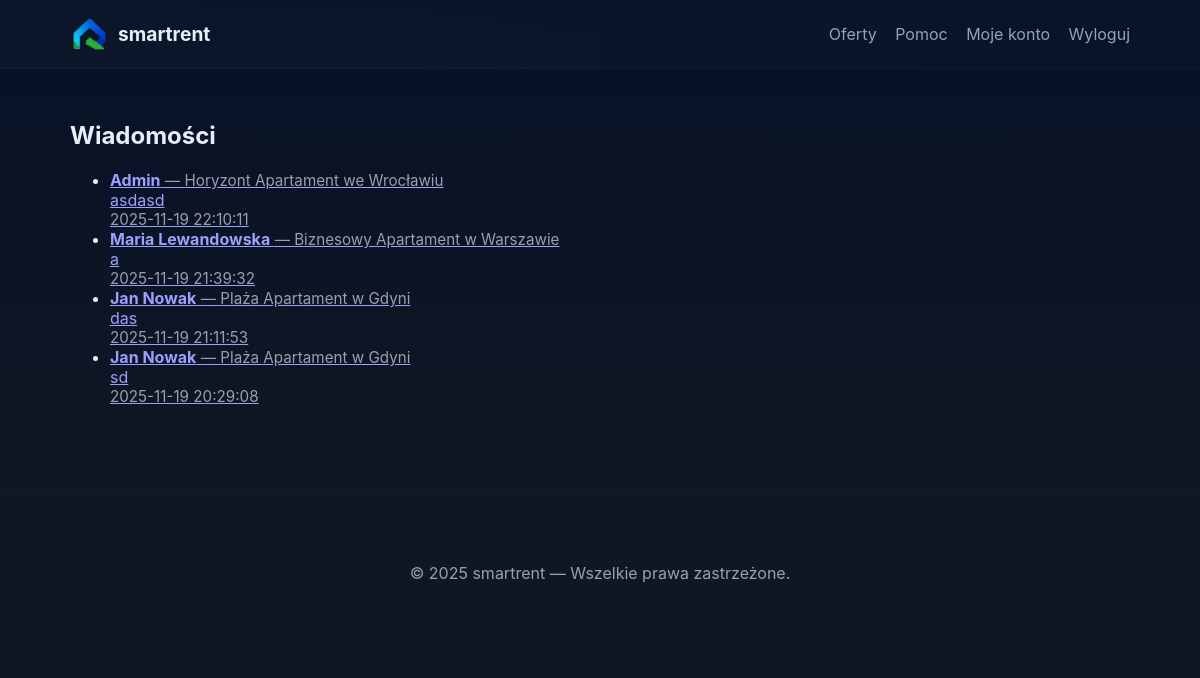
/messages_list.php (signed in), run on the app's committed database.
### tables this page shows
CREATE TABLE `messages` (
  `id` int(11) NOT NULL,
  `from_user_id` int(11) NOT NULL,
  `to_user_id` int(11) NOT NULL,
  `property_id` int(11) DEFAULT NULL,
  `body` text NOT NULL,
  `sent_at` datetime DEFAULT current_timestamp(),
  `read_flag` tinyint(1) DEFAULT 0
);

CREATE TABLE `users` (
  `id` int(11) NOT NULL,
  `name` varchar(150) NOT NULL,
  `email` varchar(200) NOT NULL,
  `password` varchar(255) NOT NULL,
  `role` enum('user','admin') NOT NULL DEFAULT 'user',
  `created_at` datetime DEFAULT current_timestamp()
);

CREATE TABLE `properties` (
  `id` int(11) NOT NULL,
  `title` varchar(255) NOT NULL,
  `description` text DEFAULT NULL,
  `price` decimal(10,2) NOT NULL DEFAULT 0.00,
  `city` varchar(120) NOT NULL,
  `image` varchar(255) DEFAULT NULL,
  `owner_id` int(11) DEFAULT NULL,
  `is_rented` tinyint(1) DEFAULT 0,
  `created_at` datetime DEFAULT current_timestamp()
);

### messages_list.php (the view, shortened to what this page needs)
<?php
require_once 'includes/db.php';
$me = $_SESSION['user_id'];
try {
    $sql = "
      SELECT m.*,
             u_from.name AS from_name, u_to.name AS to_name,
             p.title AS property_title
      FROM messages m
      LEFT JOIN users u_from ON m.from_user_id = u_from.id
      LEFT JOIN users u_to ON m.to_user_id = u_to.id
      LEFT JOIN properties p ON m.property_id = p.id
      WHERE m.from_user_id = :me OR m.to_user_id = :me
      ORDER BY m.sent_at DESC
      LIMIT 200
    ";
    $stmt = $pdo->prepare($sql);
    $stmt->execute(['me' => $me]);
    $msgs = $stmt->fetchAll(PDO::FETCH_ASSOC);
} catch (PDOException $e) {
    die("Błąd bazy: " . htmlspecialchars($e->getMessage()));
}
?>
<!doctype html>
<html lang="pl">
<head><meta charset="utf-8"><title>Wiadomości</title><link rel="stylesheet" href="assets/css/style.css"></head>
<body>
<?php include 'includes/navbar.php'; ?>
<main class="container">
  <h2>Wiadomości</h2>
  <?php if (empty($msgs)): ?>
    <p>Brak wiadomości.</p>
  <?php else: ?>
    <ul class="message-list">
      <?php foreach ($msgs as $m):
         $partnerId = ($m['from_user_id'] == $me) ? $m['to_user_id'] : $m['from_user_id'];
         $partnerName = ($m['from_user_id'] == $me) ? ($m['to_name'] ?? 'Użytkownik') : ($m['from_name'] ?? 'Użytkownik');
         $propertyId = $m['property_id'];
         $snippet = mb_substr(strip_tags($m['body']), 0, 120);
      ?>
      <li>
        <a href="message_detail.php?property_id=<?=urlencode($propertyId)?>&partner_id=<?=urlencode($partnerId)?>">
          <strong><?=htmlspecialchars($partnerName)?></strong>
          <span class="muted"> — <?=htmlspecialchars($m['property_title'] ?? 'oferta')?></span>
          <div class="snippet"><?=htmlspecialchars($snippet)?></div>
          <div class="meta muted"><?=htmlspecialchars($m['sent_at'])?></div>
        </a>
      </li>
      <?php endforeach; ?>
    </ul>
  <?php endif; ?>
</main>
<?php include 'includes/footer.php'; ?>
</body>
</html>

### assets/css/style.css (style rules this page uses)
:root { --bg:#0f1724; --card:#0b1220; --muted:#98a0b3; --accent:#6ee7b7; --accent-2:#60a5fa; --text:#e6eef8; --glass: rgba(255,255,255,0.03); --radius:12px; --max-width:1100px; --gap:18px; font-family: Inter, ui-sans-serif, system-ui, -apple-system, "Segoe UI", Roboto, "Helvetica Neue", Arial; color-scheme: dark; }
* { box-sizing:border-box }
body { margin:0; background: linear-gradient(180deg, #071127 0%, #0f1724 55%); color:var(--text); -webkit-font-smoothing:antialiased; -moz-osx-font-smoothing:grayscale; min-height:100vh; }
.container { max-width:var(--max-width); margin:0 auto; padding:32px 20px; }
.muted { color:var(--muted);font-size:0.95rem }

### data on the page
messages: from_user.name "Admin", property.title "Horyzont Apartament we Wrocławiu", body "asdasd", sent_at "2025-11-19 22:10:11"
messages: to_user.name "Maria Lewandowska", property.title "Biznesowy Apartament w Warszawie", body "a", sent_at "2025-11-19 21:39:32"
messages: to_user.name "Jan Nowak", property.title "Plaża Apartament w Gdyni", body "das", sent_at "2025-11-19 21:11:53"
messages: to_user.name "Jan Nowak", property.title "Plaża Apartament w Gdyni", body "sd", sent_at "2025-11-19 20:29:08"

### other printed values
APP_NAME "smartrent"
